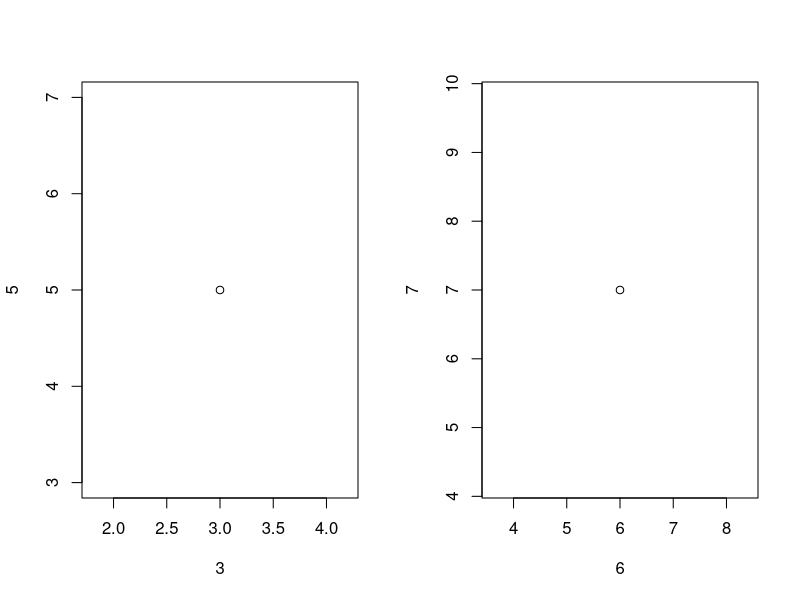
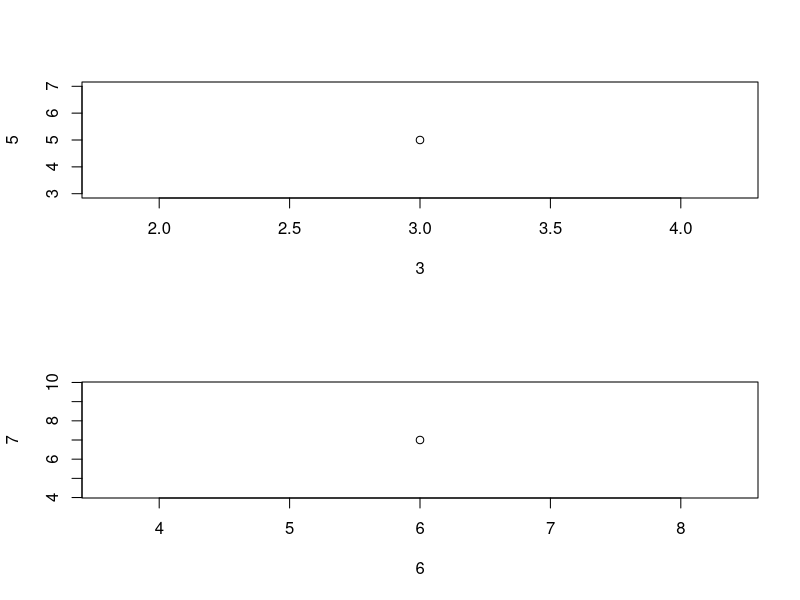
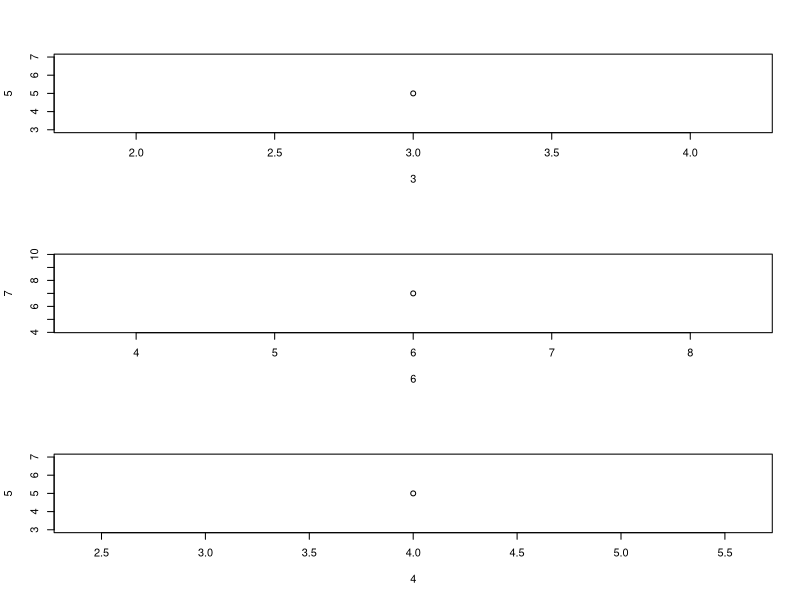

R code for these plots, in order:
# This code will develop user based functions 

summa <- function(num1,num2){
  z = num1 + num2
  return(z)
  }
summa(3, 5)

# Exercise: build a function to multiply (*) two numbers 
multi <- function(num1,num2){
  z = num1 * num2
  return(z)
  }
multi(3, 4)

# Exercise: develop your own function to make the sum of three numbers 
summa3 <- function(num1,num2,num3){
  z = num1 + num2 + num3
  return(z)
  }
summa3(3, 5, 4)

# A very annoying situation is related to the par function which is difficult to understand 
mf <- function(nx,ny){
  par(mfrow=c(nx,ny))
  }

mf(1,2)
plot(3,5)
plot(6,7)

# Putting default values inside functions 
mfdef <- function(nx=2, ny=1){ # default values 
  par(mfrow=c(nx,ny))
  }

mfdef()
plot(3,5)
plot(6,7)

mfdef(3,1)
plot(3,5)
plot(6,7)
plot(4,5)

# Using the operators if else to look if a number is positive or nevative 
amIpositive <- function(x){
  if(x>0){
    print("This number is positive, are you drunk?")
  }
else {
  print("This number is negative, idiot!")
  }
}
amIpositive(98)
amIpositive(-98)

# Considering all the potential cases 
amIpositive <- function(x){
  if(x>0){
    print("This number is positive, are you drunk?")
  }
else if(x<0) {
  print("This number is negative, idiot!")
  }
else {
  print("Zero is nor positive nor negative")
  }
}
amIpositive(0)

# Develop for loops 
# Creates a loop with 10 numbers 
loop <- function() { # function without arguments 
  for (i in 1:10) {
    }
  }

# Exercise: develop a loop which will print 13000 numbers from 1 to 13000
loop13000 <- function() { 
  for (i in 1:13000) {
    }
  }

# Loop with an operation inside 
loop2 <- function() { 
  for (i in 1:10) {
    multiply <- i * 4
    print(multiply)
    }
  }
loop2()

# Make a loop with power (^)
loop3 <- function() { 
  for (i in 1:10) {
    op <- i ^ 4
    print(op)
    }
  }
loop3()
